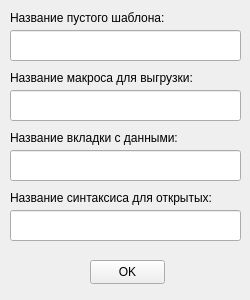
<?xml version="1.0" encoding="UTF-8"?>
<ui version="4.0">
 <class>params_template_form</class>
 <widget class="QWidget" name="params_template_form">
  <property name="geometry">
   <rect>
    <x>0</x>
    <y>0</y>
    <width>250</width>
    <height>300</height>
   </rect>
  </property>
  <property name="minimumSize">
   <size>
    <width>250</width>
    <height>235</height>
   </size>
  </property>
  <property name="maximumSize">
   <size>
    <width>250</width>
    <height>300</height>
   </size>
  </property>
  <property name="windowTitle">
   <string>Параметры шаблона</string>
  </property>
  <widget class="QPushButton" name="bt_template_params_confirm">
   <property name="geometry">
    <rect>
     <x>90</x>
     <y>260</y>
     <width>75</width>
     <height>24</height>
    </rect>
   </property>
   <property name="text">
    <string>OK</string>
   </property>
  </widget>
  <widget class="QLabel" name="lb_template_name">
   <property name="geometry">
    <rect>
     <x>10</x>
     <y>10</y>
     <width>171</width>
     <height>16</height>
    </rect>
   </property>
   <property name="text">
    <string>Название пустого шаблона:</string>
   </property>
  </widget>
  <widget class="QLineEdit" name="le_template_name">
   <property name="geometry">
    <rect>
     <x>10</x>
     <y>30</y>
     <width>231</width>
     <height>31</height>
    </rect>
   </property>
  </widget>
  <widget class="QLineEdit" name="le_template_macro_name">
   <property name="geometry">
    <rect>
     <x>10</x>
     <y>90</y>
     <width>231</width>
     <height>31</height>
    </rect>
   </property>
   <property name="text">
    <string/>
   </property>
  </widget>
  <widget class="QLabel" name="lb_template_macro_name">
   <property name="geometry">
    <rect>
     <x>10</x>
     <y>70</y>
     <width>191</width>
     <height>16</height>
    </rect>
   </property>
   <property name="text">
    <string>Название макроса для выгрузки:</string>
   </property>
  </widget>
  <widget class="QLabel" name="lb_template_sheet_name">
   <property name="geometry">
    <rect>
     <x>10</x>
     <y>130</y>
     <width>191</width>
     <height>16</height>
    </rect>
   </property>
   <property name="text">
    <string>Название вкладки с данными:</string>
   </property>
  </widget>
  <widget class="QLineEdit" name="le_template_sheet_name">
   <property name="geometry">
    <rect>
     <x>10</x>
     <y>150</y>
     <width>231</width>
     <height>31</height>
    </rect>
   </property>
   <property name="text">
    <string/>
   </property>
  </widget>
  <widget class="QLabel" name="lb_opens_syntax_name">
   <property name="geometry">
    <rect>
     <x>10</x>
     <y>190</y>
     <width>211</width>
     <height>16</height>
    </rect>
   </property>
   <property name="text">
    <string>Название синтаксиса для открытых:</string>
   </property>
  </widget>
  <widget class="QLineEdit" name="le_opens_syntax_name">
   <property name="geometry">
    <rect>
     <x>10</x>
     <y>210</y>
     <width>231</width>
     <height>31</height>
    </rect>
   </property>
   <property name="text">
    <string/>
   </property>
  </widget>
 </widget>
 <resources/>
 <connections/>
</ui>
